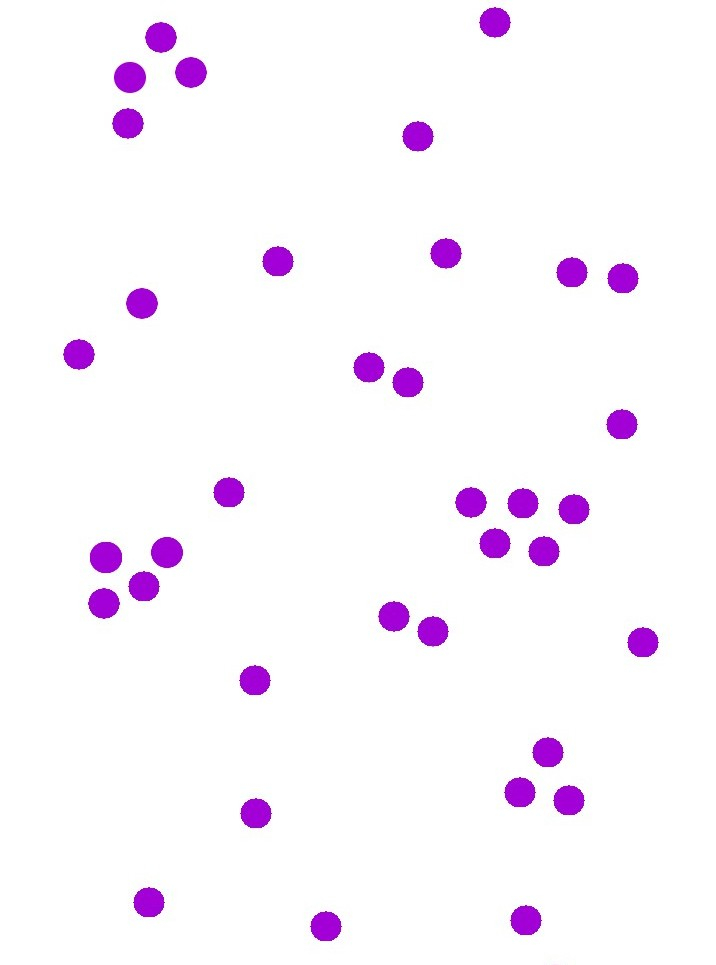
#> input picture Proximate Objects Detector/bird_eye_view.jpg, 716 x 965 px
$ python proximity_detector.py --image bird_eye_view.jpg
#> lines starting #> are read from the running program, lines starting #| are printed output that depends on the picture; after the words box and inside, x2 and y2 are one past the last pixel; in counts of white or black regions, pixels touching at a corner belong together
from scipy.spatial import distance as dist
import numpy as np
import argparse
import imutils
import cv2

ap = argparse.ArgumentParser()
ap.add_argument("-i", "--image", required=True, help="path to image")
args = vars(ap.parse_args())

image = cv2.imread(args["image"])
#> image is the input picture: shape (965, 716, 3); mean B, G, R 252.8, 245.1, 251
image = cv2.resize(image, (0, 0), fx=0.85, fy=0.85)
#> image: shape (820, 609, 3)

gray_image = cv2.cvtColor(image, cv2.COLOR_BGR2GRAY)
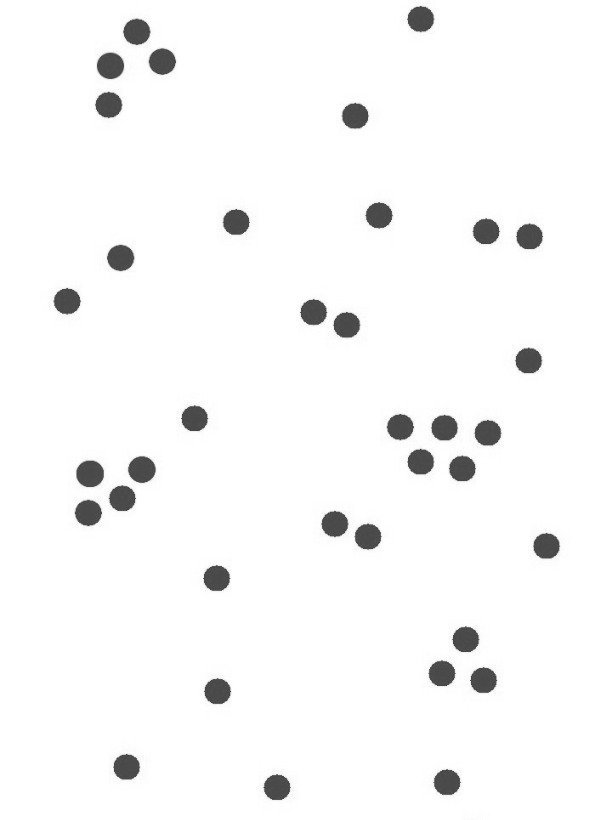
#> gray_image: shape (820, 609); min 60, max 255, mean 247.8
blur_image = cv2.GaussianBlur(gray_image, (5, 5), 0)
thresh = cv2.threshold(blur_image, 200, 255, cv2.THRESH_BINARY_INV)[1]
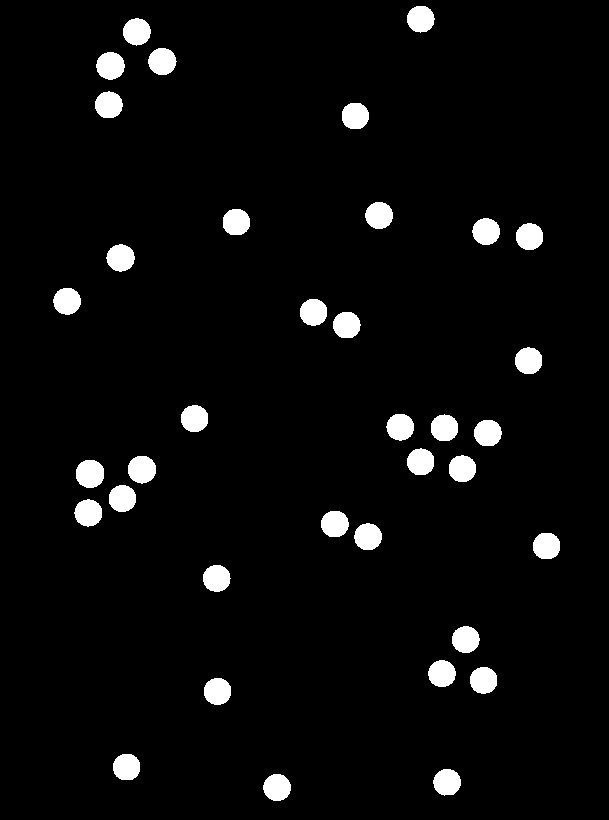
#> thresh: shape (820, 609); 4.3% white; 36 white regions

cnts = cv2.findContours(thresh.copy(), cv2.RETR_EXTERNAL, cv2.CHAIN_APPROX_SIMPLE)
#> cnts = 36 contours; largest, box (x1, y1, x2, y2) and area: (76, 460, 104, 488) 603, (96, 52, 125, 80) 584, (128, 456, 156, 484) 580, (106, 244, 135, 272) 566, (148, 48, 177, 75) 563
cnts = imutils.grab_contours(cnts)

for c1 in cnts:
	M = cv2.moments(c1)
	cX1 = int(M["m10"] / M["m00"])
	cY1 = int(M["m01"] / M["m00"])
	for c2 in cnts:
		M = cv2.moments(c2)
		cX2 = int(M["m10"] / M["m00"])
		cY2 = int(M["m01"] / M["m00"])
		D = dist.euclidean((cX1, cY1), (cX2, cY2))

		if D<80 and D!=0:
			image = cv2.line(image, (cX2, cY2), (cX1, cY1), (0, 0, 255), 2)
			cv2.drawContours(image, [c2, c1], -1, (0, 0, 255), 2)

		elif D>80 and D<200:
			image = cv2.line(image, (cX2, cY2), (cX1, cY1), (0, 255, 0), 2)

		else:
			continue
#> this loop made 36 passes
#> (cX1, cY1) on passes 1 to 12: (276, 787), (446, 781), (126, 766), (217, 690), (483, 679), (441, 673), (465, 639), (216, 577), (546, 545), (367, 536), (334, 523), (87, 512)
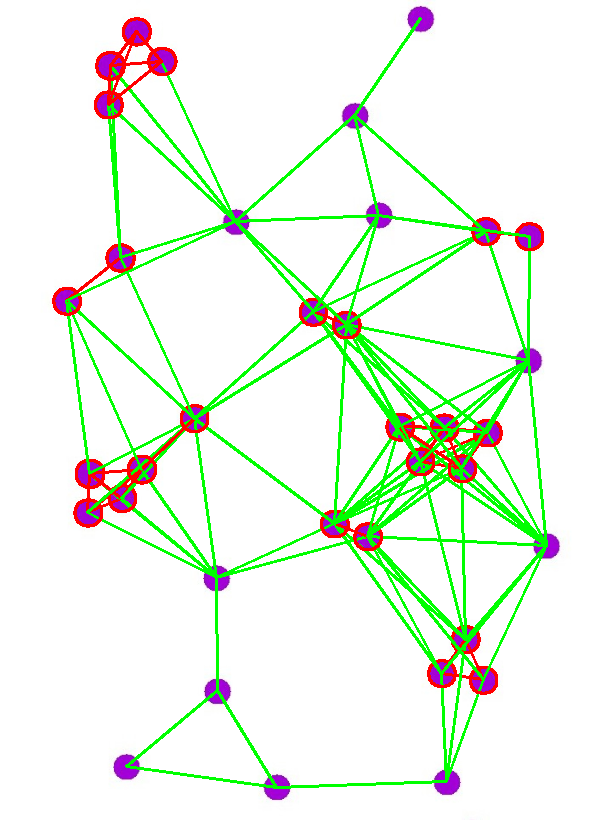
#> image: shape (820, 609, 3); mean B, G, R 232, 245.2, 235.6


cv2.imshow("output", image)
cv2.waitKey(0)
